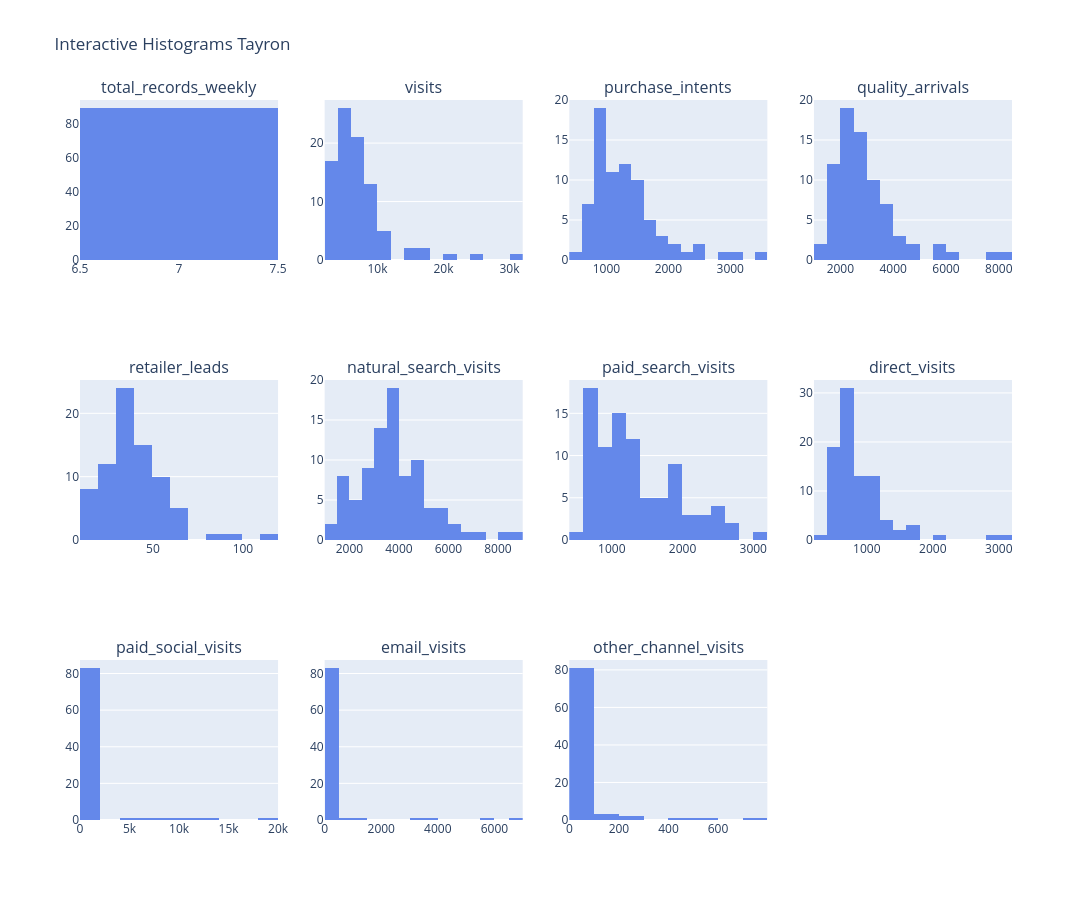

The cell this chart's notebook holds for it:
### Code cell
import plotly.express as px
from plotly.subplots import make_subplots
import plotly.graph_objects as go
import math
import pandas as pd

# 1. FIX: Convert to datetime first to avoid the AttributeError
Tayron_sorted['week_start'] = pd.to_datetime(Tayron_sorted['week_start'])

# 2. Create the formatted date string for the hover display
Tayron_sorted['week_start_str'] = Tayron_sorted['week_start'].dt.strftime('%Y-%m-%d')

# Identifying numerical columns
numerical_cols = [col for col in Tayron_sorted.select_dtypes(include=['number']).columns if col != 'week_start']
num_cols = len(numerical_cols)
rows = math.ceil(num_cols / 4)
cols = 4

fig = make_subplots(rows=rows, cols=cols, subplot_titles=numerical_cols)

for i, col in enumerate(numerical_cols, 1):
    row_idx = math.ceil(i / cols)
    col_idx = (i - 1) % cols + 1

    fig.add_trace(
        go.Histogram(
            x=Tayron_sorted[col],
            # 3. Use 'customdata' to pass the original dates to the binned trace
            customdata=Tayron_sorted['week_start_str'],
            nbinsx=15,
            name=col,
            # 4. Reference customdata in the template
            marker_color='#6488EA', 
            hovertemplate=(
                '<b>Week Start:</b> %{customdata}<br>'
                '<b>Value:</b> %{x}<br>'
                '<b>Count:</b> %{y}<extra></extra>'
            )
        ),
        row=row_idx,
        col=col_idx
    )

fig.update_layout(
    title_text='Interactive Histograms Tayron',
    height=300 * rows,
    width=1200,
    showlegend=False,
    template='plotly',
    # FIX: Set the hover label font color to white
    hoverlabel=dict(
        font_color="white",
        font_size=13,
        bgcolor="#2c3e50"  # Dark background makes white text pop
    )
)

fig.show()
